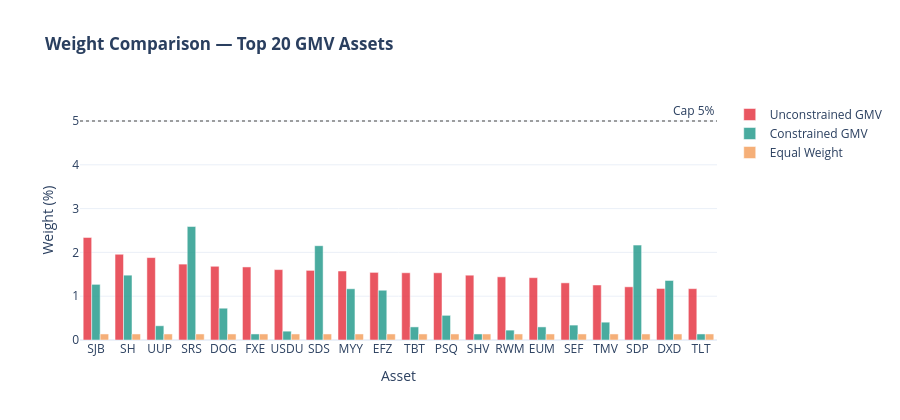

The code cell stored with this chart in its notebook:
### Markdown cell above
---
## Phase 4 · Constraints & Transaction Costs

**Post-trade net return** = gross return − 2 × TC_bps/10000 × one-way turnover

Linear transaction costs and turnover constraints are convex and fit natively in CVXPY.

### Code cell
# ── Constrained optimiser ─────────────────────────────────────
def opt_constrained(mu, cov, prev_w=None,
                    lo=0.0, hi=0.05, max_tov=0.30,
                    tc_bps=10, rf=0.0):
    n    = len(mu)
    tc   = tc_bps / 10_000
    prev = np.asarray(prev_w) if prev_w is not None else np.ones(n)/n
    w    = cp.Variable(n)
    tov  = cp.sum(cp.abs(w - prev)) / 2
    wv   = solve(
        cp.Problem(cp.Minimize(cp.quad_form(w, cp.psd_wrap(cov))),
                   [cp.sum(w)==1, w>=lo, w<=hi, tov<=max_tov]),
        w, prev)
    tov_v   = float(np.sum(np.abs(wv - prev))) / 2
    tc_drag = tov_v * 2 * tc
    s       = pstats(wv, mu, cov, rf)
    return dict(weights=wv, stats=s,
                turnover=tov_v, tc_drag=tc_drag,
                net_ret=s["ret"] - tc_drag)


res_uncon = dict(weights=W_GMV, stats=S_GMV, turnover=0.0,
                 tc_drag=0.0, net_ret=S_GMV["ret"])
res_con   = opt_constrained(MU, COV, prev_w=W_EW,
                             lo=0.0, hi=CFG["weight_cap"],
                             max_tov=0.30, tc_bps=CFG["tc_bps"],
                             rf=CFG["rf"])

hdr = f"  {'':20}  {'Return':>9}  {'Vol':>9}  {'Sharpe':>8}  {'Turnover':>9}  {'TC drag':>8}"
print(hdr)
for lbl, r in [("Unconstrained GMV", res_uncon), ("Constrained GMV", res_con)]:
    s = r["stats"]
    print(f"  {lbl:20}  {s['ret']*100:>8.2f}%  {s['vol']*100:>8.2f}%  "
          f"{s['sharpe']:>8.3f}  {r['turnover']*100:>8.1f}%  {r['tc_drag']*100:>7.3f}%")

# Weight comparison chart
top20 = np.argsort(W_GMV)[-20:][::-1]
t20n  = [ASSETS[i] for i in top20]
fig   = go.Figure()
for lbl, wts, col in [
    ("Unconstrained GMV", W_GMV,              "#E63946"),
    ("Constrained GMV",   res_con["weights"], "#2A9D8F"),
    ("Equal Weight",      W_EW,               "#F4A261"),
]:
    fig.add_trace(go.Bar(x=t20n, y=[wts[i]*100 for i in top20],
        name=lbl, marker_color=col, opacity=0.85))
fig.add_hline(y=CFG["weight_cap"]*100,
              line=dict(dash="dot", color="grey", width=1.5),
              annotation_text=f"Cap {CFG['weight_cap']*100:.0f}%")
fig.update_layout(
    title="<b>Weight Comparison — Top 20 GMV Assets</b>",
    barmode="group", xaxis_title="Asset", yaxis_title="Weight (%)",
    template="plotly_white", height=420)
fig.show()

### Figure 1 — Plotly figure (JSON) as saved in the notebook; plotly's stock layout.template omitted (floating-point values rounded to 4 significant figures)
{"data": [{"marker": {"color": "#E63946"}, "name": "Unconstrained GMV", "opacity": 0.85, "type": "bar", "x": ["SJB", "SH", "UUP", "SRS", "DOG", "FXE", "USDU", "SDS", "MYY", "EFZ", "TBT", "PSQ", "SHV", "RWM", "EUM", "SEF", "TMV", "SDP", "DXD", "TLT"], "y": [2.342, 1.957, 1.882, 1.733, 1.683, 1.668, 1.607, 1.59, 1.575, 1.544, 1.535, 1.535, 1.48, 1.442, 1.423, 1.305, 1.256, 1.214, 1.176, 1.172]}, {"marker": {"color": "#2A9D8F"}, "name": "Constrained GMV", "opacity": 0.85, "type": "bar", "x": ["SJB", "SH", "UUP", "SRS", "DOG", "FXE", "USDU", "SDS", "MYY", "EFZ", "TBT", "PSQ", "SHV", "RWM", "EUM", "SEF", "TMV", "SDP", "DXD", "TLT"], "y": [1.271, 1.48, 0.3251, 2.591, 0.7257, 0.1379, 0.2015, 2.153, 1.169, 1.136, 0.2992, 0.5631, 0.1379, 0.2257, 0.299, 0.3407, 0.4068, 2.167, 1.359, 0.1379]}, {"marker": {"color": "#F4A261"}, "name": "Equal Weight", "opacity": 0.85, "type": "bar", "x": ["SJB", "SH", "UUP", "SRS", "DOG", "FXE", "USDU", "SDS", "MYY", "EFZ", "TBT", "PSQ", "SHV", "RWM", "EUM", "SEF", "TMV", "SDP", "DXD", "TLT"], "y": [0.1379, 0.1379, 0.1379, 0.1379, 0.1379, 0.1379, 0.1379, 0.1379, 0.1379, 0.1379, 0.1379, 0.1379, 0.1379, 0.1379, 0.1379, 0.1379, 0.1379, 0.1379, 0.1379, 0.1379]}], "layout": {"annotations": [{"showarrow": false, "text": "Cap 5%", "x": 1, "xanchor": "right", "xref": "x domain", "y": 5, "yanchor": "bottom", "yref": "y"}], "barmode": "group", "height": 420, "shapes": [{"line": {"color": "grey", "dash": "dot", "width": 1.5}, "type": "line", "x0": 0, "x1": 1, "xref": "x domain", "y0": 5, "y1": 5, "yref": "y"}], "title": {"text": "<b>Weight Comparison — Top 20 GMV Assets</b>"}, "xaxis": {"title": {"text": "Asset"}}, "yaxis": {"title": {"text": "Weight (%)"}}}}
